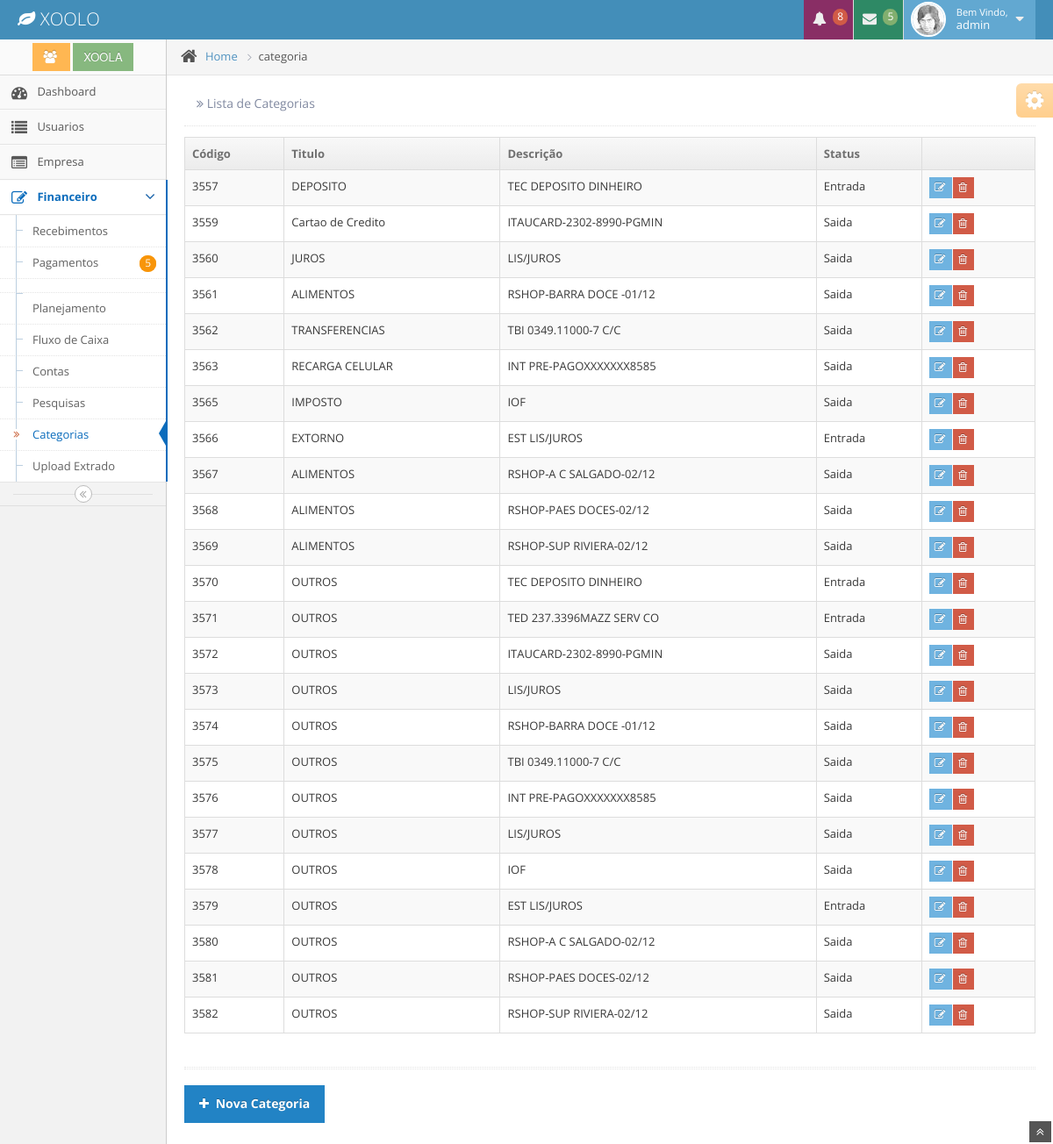
/categoria/ (signed in), run on the app's committed database.
### app/model/__init__.py (models this page shows, shortened)
class Usuario(db.Model,UserMixin):
      id            = db.Column(db.Integer, primary_key=True)
      nome          = db.Column(db.String(100), index=True)
      sobrenome     = db.Column(db.String(255), index=True)
      email         = db.Column(db.String(100), unique=True, index=True)
      password      = db.Column(db.String(100), index=True)
      login         = db.Column(db.String(100))
      empresa_id    = db.Column(db.Integer, db.ForeignKey('empresa.id'))
      date_created  = db.Column(db.DateTime)
      date_modified = db.Column(db.DateTime)

class Empresa(db.Model):
      id            = db.Column(db.Integer, primary_key=True)
      nome          = db.Column(db.String(100), index=True)
      nome_resp     = db.Column(db.String(100), index=True)
      email         = db.Column(db.String(100), index=True)
      telegram      = db.Column(db.String(100), index=True)
      Usuario       = db.relationship('Usuario', backref='empresa', lazy='dynamic')
      Movimentacao  = db.relationship('Movimentacao', backref='empresa', lazy='dynamic')
      Categoria     = db.relationship('Categoria', backref='empresa', lazy='dynamic')
      Conta         = db.relationship('Conta', backref='empresa', lazy='dynamic')
      date_created  = db.Column(db.DateTime)
      date_modified = db.Column(db.DateTime)

class Categoria(db.Model):
      id            = db.Column(db.Integer, primary_key=True)
      titulo        = db.Column(db.String(100), index=True)
      descricao     = db.Column(db.String(255), index=True)
      status        = db.Column(db.Integer)
      empresa_id    = db.Column(db.Integer, db.ForeignKey('empresa.id'))
      Movimentacao  = db.relationship('Movimentacao', backref='categoria', lazy='dynamic')
      Planejamento  = db.relationship('Planejamento', backref='categoria', lazy='dynamic')
      date_created  = db.Column(db.DateTime)
      date_modified = db.Column(db.DateTime)

### app/controllers/categoria/controllers.py (the view)
@categoria.route('/index')
@categoria.route('/')
@login_required
def index():
    session['tela'] = "categoria"
    todos = Categoria.query.filter(Categoria.empresa_id == session['empresa'] ).all()
    return render_template('categoria/index.html',title='Lista de Categorias',todos=todos)

### app/__init__.py (called while the page is built)
@app.context_processor
def utility_processor():
    def formatar_dinheiro(value):
        if type(value) == str:
           value = int(value)
        valor = format_decimal(value, format='#.##,##;(#)')
        return "R$ {}".format(valor)
    return dict(formatar_dinheiro=formatar_dinheiro)

### app/controllers/auth/controllers.py (called while the page is built)
@login_manager.user_loader
def user_loader(user_id):
    return Usuario.query.get(user_id)

### app/controllers/categoria/controllers.py (called while the page is built)
@categoria.context_processor
def dados():
    empresa = Empresa.query.get(session['empresa'])
    usuario = Usuario.query.get(current_user.id)
    return dict(empresa=empresa.nome, usuario = usuario.nome)

### app/templates/categoria/index.html (shortened to what this page needs)
{% extends "layout/base.html" %}
{% block content %}
          <div class="row-fluid">
            <div class="span12">
              <div class="row-fluid">
                <div class="span12">
                  <table id="sample-table-1" class="table table-striped table-bordered table-hover">
                     <thead>
                        <tr>
                          <th> Código </th>
                          <th> Titulo </th>
                          <th> Descrição </th>
                          <th> Status </th>
                          <th> </th>
                       </tr>
                      </thead>
                      <tbody>
                        {% for categoria in todos %}
                          <tr>
                             <td> {{categoria.id}}</td>
                             <td> {{categoria.titulo}} </td>
                             <td> {{categoria.descricao}}</td>
                             {% if categoria.status == 0 %}
                             <td> Entrada </td>
                             {% else %}
                             <td> Saida </td>
                             {% endif %}
                             <td>
                                <div class="hidden-phone visible-desktop btn-group">
                                     <a class="btn btn-mini btn-info" href="{{url_for('categoria.edit', cat_id=categoria.id)}}">
                                         <i class="icon-edit bigger-120">   </i>
                                     </a>
                                     <a class="btn btn-mini btn-danger" href="{{url_for('categoria.delete', cat_id=categoria.id)}}">
                                        <i class="icon-trash bigger-120"></i>
                                     </a>
                                </div>
                             </td>
                          </tr>
                        {% endfor %}
                      </tbody>
             </table>
                </div>
              </div>
              <div class="hr hr-18 dotted hr-double"></div>
                           <div class="left">
                      <a href="{{url_for('categoria.new')}}" class="btn btn-primary">
                        <i class="icon-plus"></i>
                        <strong>Nova Categoria</strong>
                      </a>
                    </div>
            </div>
          </div>
        </div>
        <div class="ace-settings-container" id="ace-settings-container">
          <div class="btn btn-app btn-mini btn-warning ace-settings-btn" id="ace-settings-btn">
            <i class="icon-cog bigger-150"></i>
          </div>
        </div>
      </div>
    </div>
    <a href="#" id="btn-scroll-up" class="btn-scroll-up btn btn-small btn-inverse">
      <i class="icon-double-angle-up icon-only bigger-110"></i>
    </a>
{% endblock %}

### app/templates/layout/base.html (shortened to what this page needs)
<!DOCTYPE html>
<html lang="en">
   <head>
        <link rel="stylesheet" media="screen" href="{{ url_for('static', filename='css/bootstrap.min.css') }}">
        <link rel="stylesheet" media="screen" href="{{ url_for('static', filename='css/bootstrap-responsive.min.css') }}">
        <link rel="stylesheet" media="screen" href="{{ url_for('static', filename='css/xoola.css') }}">
        <link rel="stylesheet" media="screen" href="{{ url_for('static', filename='css/font-awesome.min.css') }}">
        <link rel="stylesheet" media="screen" href="{{ url_for('static', filename='css/pagina.css') }}">
        <link rel="stylesheet"                href="{{ url_for('static', filename='css/daterangepicker.css' )}}" />
		<link rel="stylesheet" href="../static/css/jquery-ui-1.10.3.custom.min.css" />
		<link rel="stylesheet" href="../static/css/chosen.css" />
		<link rel="stylesheet" href="../static/css/datepicker.css" />
		<link rel="stylesheet" href="../static/css/bootstrap-timepicker.css" />
		<link rel="stylesheet" href="../static/css/daterangepicker.css" />
		<link rel="stylesheet" href="../static/css/colorpicker.css" />
		<link rel="stylesheet" href="assets/css/ace.min.css" />
		<link rel="stylesheet" href="assets/css/ace-responsive.min.css" />
		<link rel="stylesheet" href="assets/css/ace-skins.min.css" />
        <link rel="stylesheet" media="screen" href="{{ url_for('static', filename='css/ace.min.css') }}">
        <link rel="stylesheet" media="screen" href="{{ url_for('static', filename='css/ace-responsive.min.css') }}">
        <link rel="stylesheet" media="screen" href="{{ url_for('static', filename='css/ace-skins.min.css') }}">
  </head>
  <body>
		<div class="navbar">
			<div class="navbar-inner">
				<div class="container-fluid">
					<a href="#" class="brand">
						<small>
							<i class="icon-leaf"></i>
							XOOLO
						</small>
					</a>
					<ul class="nav ace-nav pull-right">
						<li class="purple">
							<a data-toggle="dropdown" class="dropdown-toggle" href="#">
								<i class="icon-bell-alt icon-animated-bell"></i>
								<span class="badge badge-important">8</span>
							</a>
						</li>
						<li class="green">
							<a data-toggle="dropdown" class="dropdown-toggle" href="#">
								<i class="icon-envelope icon-animated-vertical"></i>
								<span class="badge badge-success">5</span>
							</a>
						</li>
						<li class="light-blue">
							<a data-toggle="dropdown" href="#" class="dropdown-toggle">
								<img class="nav-user-photo" src="{{url_for('static', filename='avatars/user.jpg')}}" alt="Jason's Photo" />
								<span class="user-info">
									<small>Bem Vindo,</small>
									{{usuario}}
								</span>
								<i class="icon-caret-down"></i>
							</a>
						</li>
					</ul>
				</div>
			</div>
		</div>
		<div class="main-container container-fluid">
			<div class="sidebar" id="sidebar">
				<div class="sidebar-shortcuts" id="sidebar-shortcuts">
					<div class="sidebar-shortcuts-large" id="sidebar-shortcuts-large">
						<button class="btn btn-small btn-warning">
							<i class="icon-group"></i>
						</button>
						<button class="btn btn-small btn-success ">
							{{empresa }}
						</button>
					</div>
				</div>
				<ul class="nav nav-list">
					{% if session['tela'] == "dash" %}
					<li class='active'>
                    {% else %}
                     <li>
                     {% endif %}
						<a href={{url_for('dashboard.index')}}>
							<i class="icon-dashboard"></i>
							<span class="menu-text"> Dashboard </span>
					</li>
		      {% if current_user.id == 1 %}
					{% if session['tela'] == "usuario" %}
					<li class='active'>
               {% else %}
               <li>
               {% endif %}
						<a href="{{url_for('usuario.index')}}">
							<i class="icon-list"></i>
							<span class="menu-text"> Usuarios </span>
						</a>
					</li>
              {% if session['tela'] == "empresa" %}
					<li class='active'>
               {% else %}
               <li>
               {% endif %}
						<a href="{{url_for('empresa.index')}}">
							<i class="icon-list-alt"></i>
							<span class="menu-text"> Empresa </span>
						</a>
					</li>
             {% endif %}
                    {% if   session['tela'] == 'conta'         or
                            session['tela'] == 'entrada'       or
                            session['tela'] == 'saida'         or
                            session['tela'] == 'relatorio'     or
                            session['tela'] == 'categoria'     or
                            session['tela'] == 'pesquisa'
                    %}
					<li class="active open">
					{% else %}
					<li>
					{% endif %}
						<a href="#" class="dropdown-toggle">
							<i class="icon-edit"></i>
							<span class="menu-text"> Financeiro </span>
							<b class="arrow icon-angle-down"></b>
						</a>
                        <ul class="submenu">
						{% if session['tela'] == 'entrada' %}
						<li class='active'>
						{% else %}
						<li>
						{% endif %}
							<a href="{{url_for('movimentacao.index', mov_id=0)}}">
								Recebimentos
							</a>
						</li>
						{% if session['tela'] == 'saida' %}
						<li class='active'>
						{% else %}
						<li>
						{% endif %}
							<a href="{{url_for('movimentacao.index',mov_id=1)}}">
 									<span class="menu-text">
								Pagamentos
								      <span class="badge badge-warning">4</span>
								      <span class="badge badge-warning">5</span>
							</span>
						</li>
						{% if session['tela'] == 'planejamento' %}
						<li class='active'>
						{% else %}
						<li>
						{% endif %}
								<a href="{{url_for('planejamento.index')}}">
									Planejamento
								</a>
							</li>
						{% if session['tela'] == 'relatorio' %}
						<li class='active'>
						{% else %}
						<li>
						{% endif %}
							<a href="{{url_for('relatorio.index')}}">
								Fluxo de Caixa
							</a>
						</li>
						{% if session['tela'] == 'conta' %}
						<li class='active'>
						{% else %}
						<li>
						{% endif %}
						<a href="{{url_for('conta.index')}}">
							Contas
						</a>
						</li>
						{% if session['tela'] == 'pesquisa' %}
						<li class='active'>
						{% else %}
						<li>
						{% endif %}
						<a href="{{url_for('movimentacao.pesquisa')}}">
							Pesquisas
						</a>
						</li>
						{% if session['tela'] == 'categoria' %}
						<li class='active'>
						{% else %}
						<li>
						{% endif %}
						<a href="{{url_for('categoria.index')}}">
							<i class="icon-double-angle-right"></i>
							Categorias
						</a>
						</li>
						{% if session['tela'] == 'upload' %}
						<li class='active'>
						{% else %}
						<li>
						{% endif %}
						<a href="{{url_for('upload.index')}}">
									Upload Extrado
								</a>
							</li>
						</ul>
					</li>
				</ul>
				<div class="sidebar-collapse" id="sidebar-collapse">
					<i class="icon-double-angle-left"></i>
				</div>
			</div>
			<div class="main-content">
				<div class="breadcrumbs" id="breadcrumbs">
					<ul class="breadcrumb">
						<li>
							<i class="icon-home home-icon"></i>
							<a href="#">Home</a>
							<span class="divider">
								<i class="icon-angle-right arrow-icon"></i>
							</span>
						</li>
						<li class="active">{{session['tela']}}</li>
					</ul>
				</div>
				<div class="page-content">
					<div class="page-header position-relative">
						<h1>
							<small>
								<i class="icon-double-angle-right"></i>
								{{ title }}
							</small>
						</h1>
					</div>
    {% block content %}
    {% endblock %}
	</body>
</html>

### data on the page
Usuario: nome "admin"
Empresa: nome "XOOLA"
Categoria: id "3557", titulo "DEPOSITO", descricao "TEC DEPOSITO DINHEIRO", status "Entrada"
Categoria: id "3559", titulo "Cartao de Credito", descricao "ITAUCARD-2302-8990-PGMIN", status "Saida"
Categoria: id "3560", titulo "JUROS", descricao "LIS/JUROS", status "Saida"
Categoria: id "3561", titulo "ALIMENTOS", descricao "RSHOP-BARRA DOCE -01/12", status "Saida"
Categoria: id "3562", titulo "TRANSFERENCIAS", descricao "TBI 0349.11000-7 C/C", status "Saida"
Categoria: id "3563", titulo "RECARGA CELULAR", descricao "INT PRE-PAGOXXXXXXX8585", status "Saida"
Categoria: id "3565", titulo "IMPOSTO", descricao "IOF", status "Saida"
Categoria: id "3566", titulo "EXTORNO", descricao "EST LIS/JUROS", status "Entrada"
Categoria: id "3567", titulo "ALIMENTOS", descricao "RSHOP-A C SALGADO-02/12", status "Saida"
Categoria: id "3568", titulo "ALIMENTOS", descricao "RSHOP-PAES DOCES-02/12", status "Saida"
Categoria: id "3569", titulo "ALIMENTOS", descricao "RSHOP-SUP RIVIERA-02/12", status "Saida"
Categoria: id "3570", titulo "OUTROS", descricao "TEC DEPOSITO DINHEIRO", status "Entrada"
Categoria: id "3571", titulo "OUTROS", descricao "TED 237.3396MAZZ SERV CO", status "Entrada"
Categoria: id "3572", titulo "OUTROS", descricao "ITAUCARD-2302-8990-PGMIN", status "Saida"
Categoria: id "3573", titulo "OUTROS", descricao "LIS/JUROS", status "Saida"
Categoria: id "3574", titulo "OUTROS", descricao "RSHOP-BARRA DOCE -01/12", status "Saida"
Categoria: id "3575", titulo "OUTROS", descricao "TBI 0349.11000-7 C/C", status "Saida"
Categoria: id "3576", titulo "OUTROS", descricao "INT PRE-PAGOXXXXXXX8585", status "Saida"
Categoria: id "3577", titulo "OUTROS", descricao "LIS/JUROS", status "Saida"
Categoria: id "3578", titulo "OUTROS", descricao "IOF", status "Saida"
Categoria: id "3579", titulo "OUTROS", descricao "EST LIS/JUROS", status "Entrada"
Categoria: id "3580", titulo "OUTROS", descricao "RSHOP-A C SALGADO-02/12", status "Saida"
Categoria: id "3581", titulo "OUTROS", descricao "RSHOP-PAES DOCES-02/12", status "Saida"
Categoria: id "3582", titulo "OUTROS", descricao "RSHOP-SUP RIVIERA-02/12", status "Saida"

### other printed values
{{ session['tela'] }} "categoria"
{{ title }} "Lista de Categorias"
